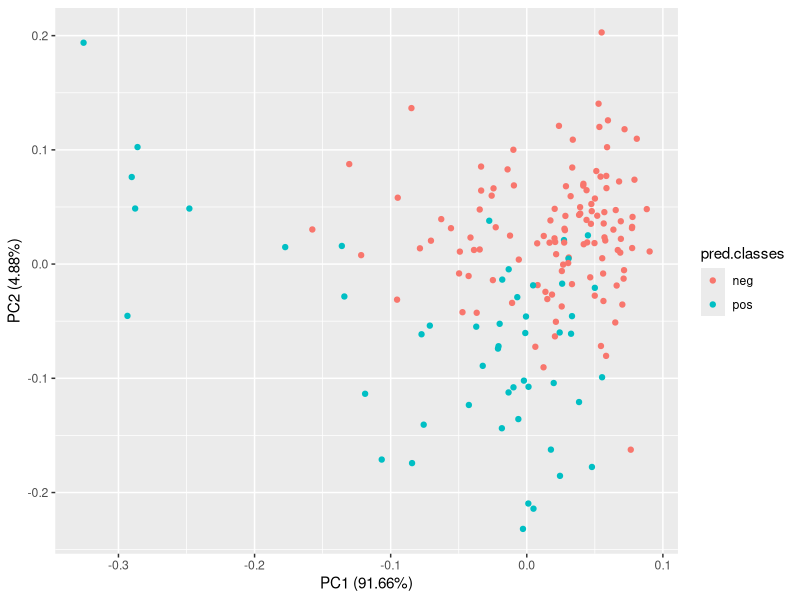
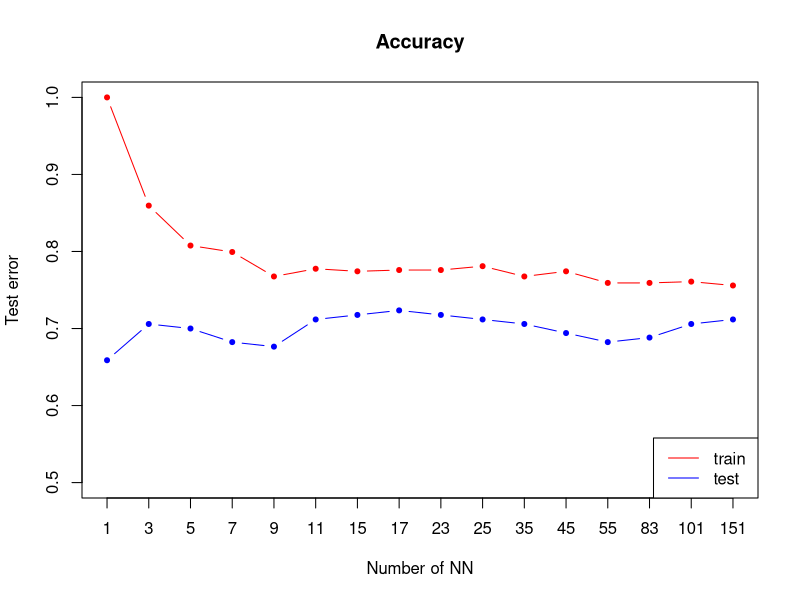
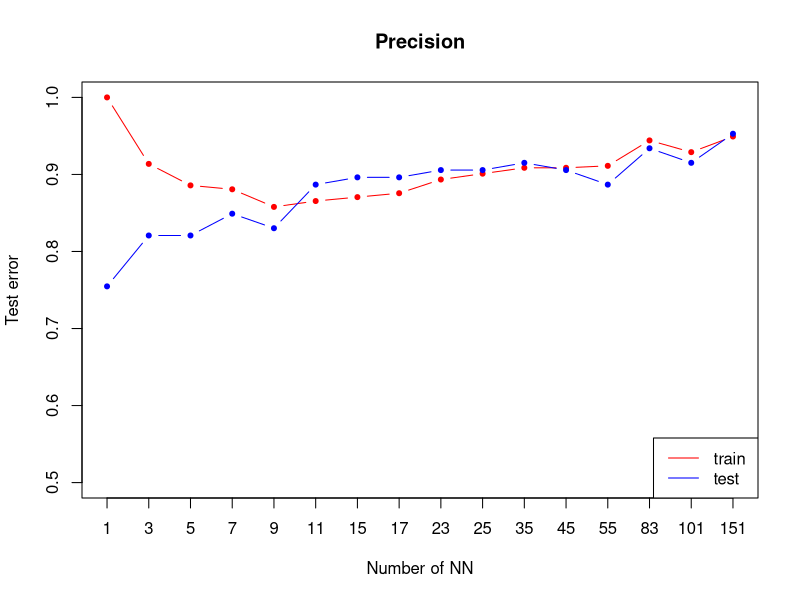
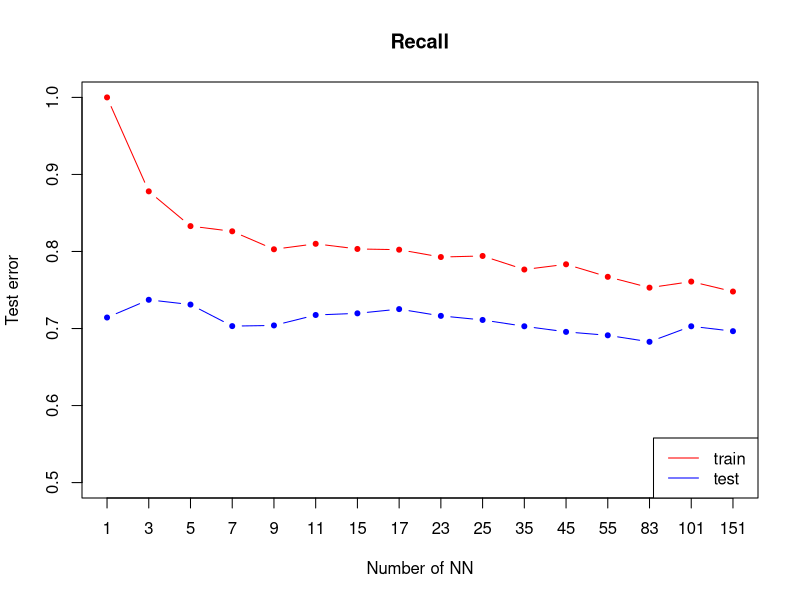
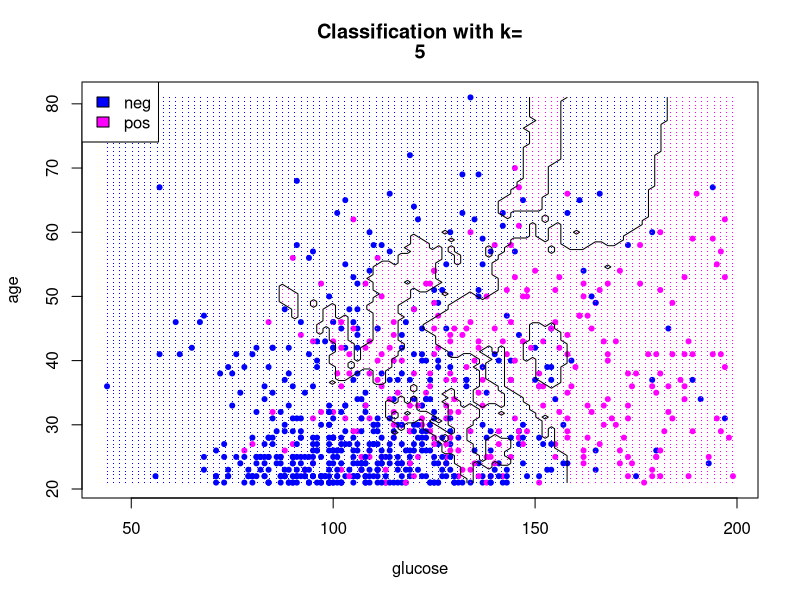
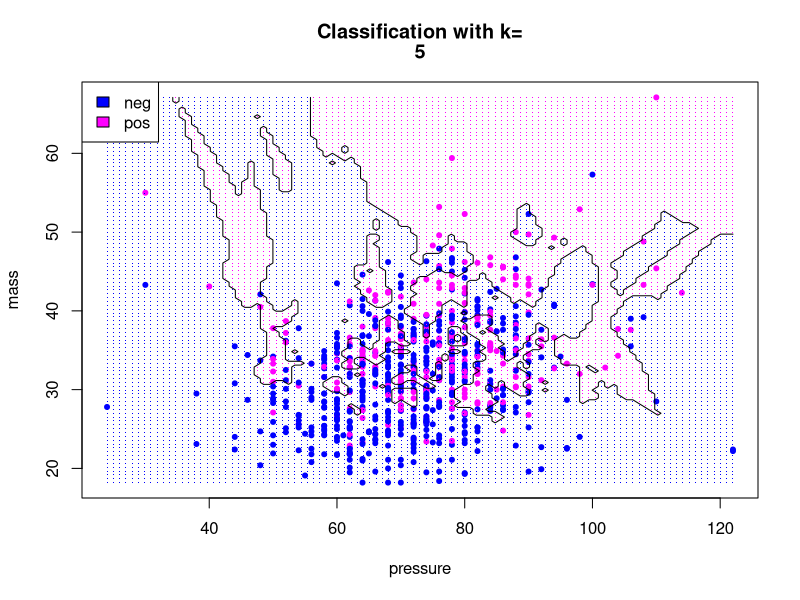
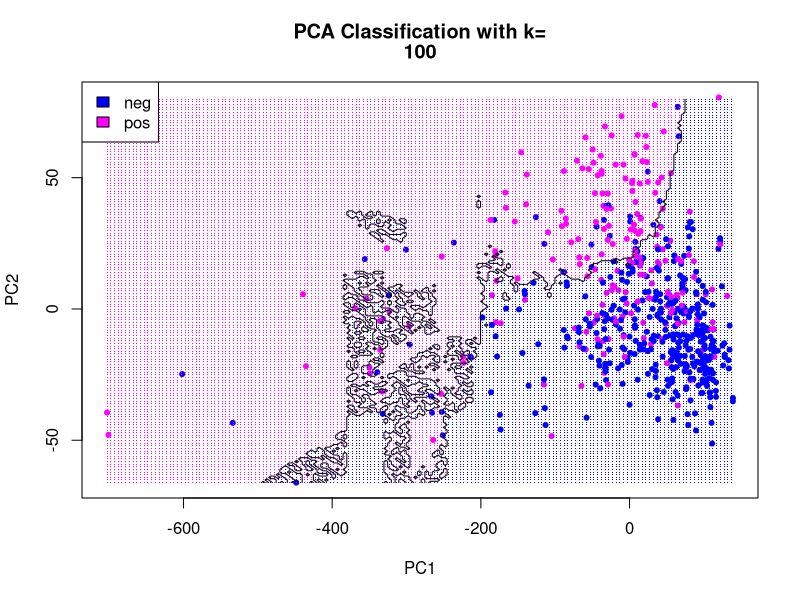
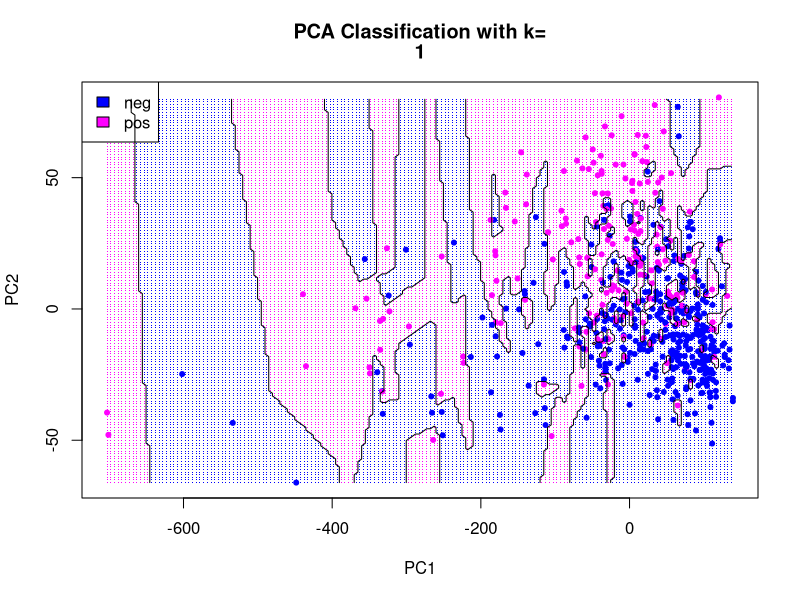

Source code (R) for these figures, in order:
## ---- chunk 1
library("mlbench")
library("caTools")
library("class")
library(mice)
library(grid)
library("rpart")



utils::data("PimaIndiansDiabetes2")
data <- PimaIndiansDiabetes2

set.seed(101) 

init = mice(data, maxit=0) 
meth = init$method
predM = init$predictorMatrix
imputed = mice(data, method=meth, predictorMatrix=predM, m=5)
data <- complete(imputed)


sample <- sample.split(data, SplitRatio = 0.8)
train <- subset(data, sample == TRUE)
test  <- subset(data, sample == FALSE)

## ---- chunk 2
trainDf <- train[, -9]
testDf <- test[,-9]

#NA2mean <- function(x) replace(x, is.na(x), mean(x, na.rm = TRUE))
#trainDf <- replace(trainDf, TRUE, lapply(trainDf, NA2mean))
#testDf <- replace(testDf, TRUE, lapply(testDf, NA2mean))

pred.classes <- knn(trainDf, testDf, train$diabetes, k=5)
testDf <- cbind(testDf,pred.classes)

## ---- chunk 3

library(ggfortify)
autoplot(prcomp(testDf[,-9]), data = testDf, colour = 'pred.classes')
## ---- chunk 4
ks <- c(1,3,5,7,9,11,15,17,23,25,35,45,55,83,101,151 )# nearest neighbours to try
nks <- length(ks)

accuracy.train <- numeric(length=nks)
accuracy.test <- numeric(length=nks)

precision.train <- numeric(length=nks)
precision.test <- numeric(length=nks)

recall.train <- numeric(length=nks)
recall.test <- numeric(length=nks)


for (i in seq(along=ks)) {
mod.train <- knn(trainDf,trainDf,k=ks[i],cl=train$diabetes)
confussionMatrixTrain = table(mod.train, train$diabetes)
accuracy.train[i] = sum(mod.train == train$diabetes)/length(train$diabetes)
precision.train[i] = confussionMatrixTrain[1,1]/sum(confussionMatrixTrain[,1])
recall.train[i] = confussionMatrixTrain[1,1]/sum(confussionMatrixTrain[1,])

mod.test <- knn(trainDf, testDf[,-9],k= ks[i],cl= train$diabetes)
confussionMatrixTest = table(mod.test, test$diabetes)
accuracy.test[i] = sum(mod.test == test$diabetes)/length(test$diabetes)
precision.test[i] = confussionMatrixTest[1,1]/sum(confussionMatrixTest[,1])
recall.test[i] = confussionMatrixTest[1,1]/sum(confussionMatrixTest[1,])
}

#Accuracy
plot(accuracy.train,xlab="Number of NN",ylab="Test error",type="n",xaxt="n", ylim=c(0.5, 1),  main="Accuracy",)
axis(1, 1:length(ks), as.character(ks))
lines(accuracy.train,type="b",col='red',pch=20)
lines(accuracy.test,type="b",col='blue',pch=20)
legend("bottomright",lty=1,col=c("red","blue"),legend = c("train ", "test "))


#Precision
plot(precision.train,xlab="Number of NN",ylab="Test error",type="n",xaxt="n", ylim=c(0.5, 1),  main="Precision",)
axis(1, 1:length(ks), as.character(ks))
lines(precision.train,type="b",col='red',pch=20)
lines(precision.test,type="b",col='blue',pch=20)
legend("bottomright",lty=1,col=c("red","blue"),legend = c("train ", "test "))


#Recall
plot(recall.train,xlab="Number of NN",ylab="Test error",type="n",xaxt="n", ylim=c(0.5, 1),  main="Recall",)
axis(1, 1:length(ks), as.character(ks))
lines(recall.train,type="b",col='red',pch=20)
lines(recall.test,type="b",col='blue',pch=20)
legend("bottomright",lty=1,col=c("red","blue"),legend = c("train ", "test "))
## ---- chunk 5
col1<-c('blue', 'magenta')

plot.knn <- function(k, indexA, indexB) {
  grid.A <- seq(min(data[,indexA]), max(data[,indexA]), (max(data[,indexA]) - min(data[,indexA])) / 100)
  grid.B <- seq(min(data[,indexB]), max(data[,indexB]), (max(data[,indexB]) - min(data[,indexB])) / 100)
  grid <- expand.grid(grid.A,grid.B)
  colnames(grid) <- colnames(trainDf[, c(indexA, indexB)])
  predicted.classes <- knn(trainDf[, c(indexA, indexB)], grid, train$diabetes, k=k)
  plot(data[, indexA], data[ ,indexB], pch=20, col=col1[as.numeric(data$diabetes)], xlab=colnames(data)[indexA], ylab=colnames(data)[indexB])
  points(grid[, 1], grid[,2], pch='.', col=col1[as.numeric(predicted.classes)])  # draw grid
  legend("topleft", legend=levels(data$diabetes),fill =col1)
  title(c("Classification with k=", k))
  predicted.matrix <- matrix(as.numeric(predicted.classes), length(grid.A), length(grid.B))
  contour(grid.A, grid.B, predicted.matrix, levels=c(1.5), drawlabels=FALSE,add=TRUE)
}


plot.knn(5, 2, 8)
plot.knn(5, 3, 6)

## ---- chunk 6
plot.knn.pca <- function(k) {
  pca.values <- prcomp(trainDf)$x
  grid.PC1 <- seq(min(pca.values[,1]), max(pca.values[,1]), 5)
  grid.PC2 <- seq(min(pca.values[,2]), max(pca.values[,2]), 1)
  grid <- expand.grid(grid.PC1,grid.PC2)
  colnames(grid) <- c('PC1','PC2')
  predicted.classes <- knn(pca.values[,c(1,2)], grid, train$diabetes, k=k)
  plot(pca.values[,1], pca.values[,2], pch=20, col=col1[as.numeric(train$diabetes)], xlab='PC1', ylab='PC2')
  points(grid$PC1, grid$PC2, pch='.', col=col1[as.numeric(predicted.classes)])  # draw grid
  legend("topleft", legend=levels(data$diabetes),fill =col1)
  title(c("PCA Classification with k=", k))
  
  predicted.matrix <- matrix(as.numeric(predicted.classes), length(grid.PC1), length(grid.PC2))
  contour(grid.PC1, grid.PC2, predicted.matrix, levels=c(1.5), drawlabels=FALSE,add=TRUE)
}


plot.knn.pca(100)
plot.knn.pca(1)
## ---- chunk 7
glm <- glm(diabetes~.,family=binomial(logit),data=data)
summary(glm)
## ---- chunk 8
glm2 <- glm(diabetes~pregnant + glucose + insulin + mass + pedigree,family=binomial(logit),data=data)
summary(glm2)
## ---- chunk 9
glm3 <- glm(diabetes~pregnant + glucose + mass + pedigree,family=binomial(logit),data=data)
summary(glm3)
## ---- chunk 10
model1 <- rpart(diabetes ~., data = data, method = "class")
str(model1)
# Plot the trees
printcp(model1) # display the results
plotcp(model1) # visualize cross-validation results
summary(model1) # detailed summary of splits
predicted.classes <- predict(model1, testDf, type = "class")

print(1 - mean(predicted.classes == test$diabetes))

# plot tree
plot(model1, uniform=TRUE,
   main="Classification Tree for Diabetess")
text(model1, use.n=TRUE, all=TRUE, cex=.8)
bestcp <- model1$cptable[which.min(model1$cptable[,"xerror"]),"CP"]
model1.pruned <- prune(model1, cp = bestcp)
conf.matrix <- table(data$diabetes, predict(model1.pruned,type="class"))
rownames(conf.matrix) <- paste("Actual", rownames(conf.matrix), sep = ":")
colnames(conf.matrix) <- paste("Pred", colnames(conf.matrix), sep = ":")
print(conf.matrix)
## ---- chunk 11
possible_bucket_sizes <- seq(1, 300, 10)
nks <- length(possible_bucket_sizes)

accuracy.train <- numeric(length=nks)
accuracy.test <- numeric(length=nks)

precision.train <- numeric(length=nks)
precision.test <- numeric(length=nks)

recall.train <- numeric(length=nks)
recall.test <- numeric(length=nks)

for(i in seq(1:length(possible_bucket_sizes))){
  cart_model <- rpart(diabetes ~., data = train, method = "class",control = rpart.control(minbucket = possible_bucket_sizes[i]))
  predicted.classes.test <- predict(cart_model, testDf, type = "class")
  predicted.classes.train <- predict(cart_model, trainDf, type = "class")

    confussionMatrixTrain = table(predicted.classes.train, train$diabetes)
    accuracy.train[i] <- mean(predicted.classes.train == train$diabetes)
    precision.train[i] = confussionMatrixTrain[1,1]/sum(confussionMatrixTrain[,1])
    recall.train[i] = confussionMatrixTrain[1,1]/sum(confussionMatrixTrain[1,])

    confussionMatrixTest = table(predicted.classes.test, test$diabetes)
    accuracy.test[i] <- mean(predicted.classes.test == test$diabetes)
    precision.test[i] = confussionMatrixTest[1,1]/sum(confussionMatrixTest[,1])
    recall.test[i] = confussionMatrixTest[1,1]/sum(confussionMatrixTest[1,])
}

#Accuracy
plot(accuracy.train,xlab="Number of items in leafs",ylab="Test error",type="n",xaxt="n", ylim=c(0.5, 1),  main="Accuracy",)
axis(1, 1:length(ks), as.character(ks))
lines(accuracy.train,type="b",col='red',pch=20)
lines(accuracy.test,type="b",col='blue',pch=20)
legend("bottomright",lty=1,col=c("red","blue"),legend = c("train ", "test "))

#Precision
plot(precision.train,xlab="Number of items in leafs",ylab="Test error",type="n",xaxt="n", ylim=c(0.5, 1),  main="Precision",)
axis(1, 1:length(ks), as.character(ks))
lines(precision.train,type="b",col='red',pch=20)
lines(precision.test,type="b",col='blue',pch=20)
legend("bottomright",lty=1,col=c("red","blue"),legend = c("train ", "test "))


#Recall
plot(recall.train,xlab="Number of items in leafs",ylab="Test error",type="n",xaxt="n", ylim=c(0.5, 1),  main="Recall",)
axis(1, 1:length(ks), as.character(ks))
lines(recall.train,type="b",col='red',pch=20)
lines(recall.test,type="b",col='blue',pch=20)
legend("bottomright",lty=1,col=c("red","blue"),legend = c("train ", "test "))

## ---- chunk 12
plot.treeBoundaries.pca <- function(mb) {
  pca.values <- prcomp(trainDf)$x
  pca.df <- as.data.frame.matrix(pca.values[,c(1,2)])
  pca.df$diabetes <- train$diabetes
  
  grid.PC1 <- seq(min(pca.values[,1]), max(pca.values[,1]), 5)
  grid.PC2 <- seq(min(pca.values[,2]), max(pca.values[,2]), 1)
  grid <- expand.grid(grid.PC1,grid.PC2)
  colnames(grid) <- c('PC1','PC2')
    
  cart_model <- rpart(diabetes ~., data = pca.df, method = "class",control = rpart.control(minbucket = mb))
  predicted.classes <- predict(cart_model, grid, type = "class")

  plot(pca.values[,1], pca.values[,2], pch=20, col=col1[as.numeric(train$diabetes)], xlab='PC1', ylab='PC2')
  points(grid$PC1, grid$PC2, pch='.', col=col1[as.numeric(predicted.classes)])  # draw grid
  legend("topleft", legend=levels(data$diabetes),fill =col1)
  title(c("PCA Classification with mini bucket size =", mb))
  
  predicted.matrix <- matrix(as.numeric(predicted.classes), length(grid.PC1), length(grid.PC2))
  contour(grid.PC1, grid.PC2, predicted.matrix, levels=c(1.5), drawlabels=FALSE,add=TRUE)
}


plot.treeBoundaries.pca(8)
